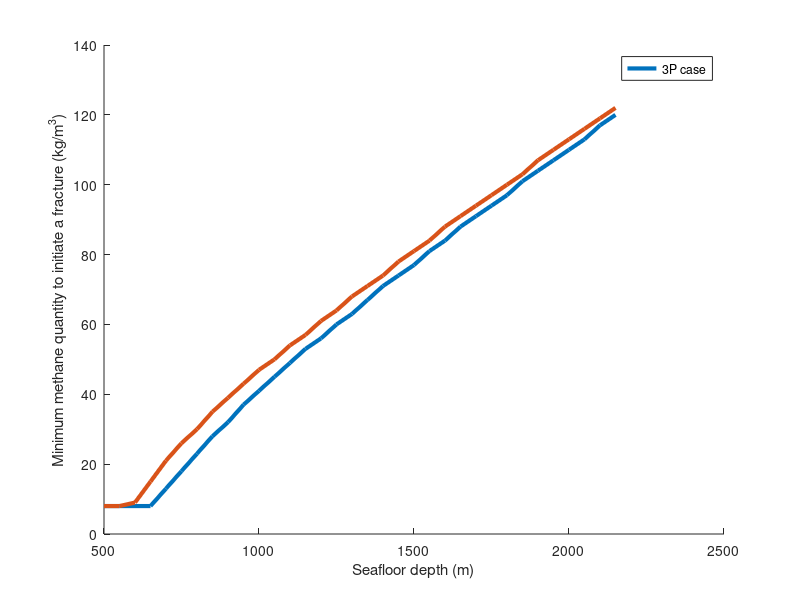
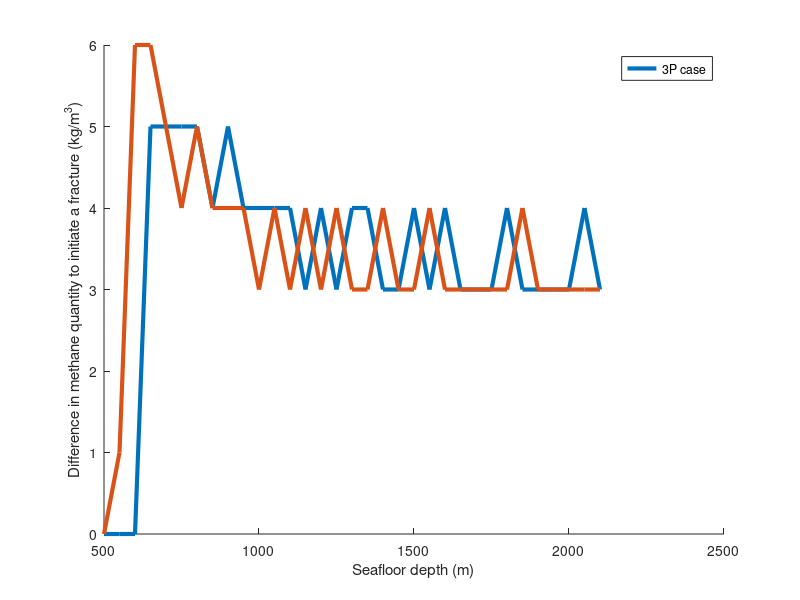

MATLAB code to generate these figures, in order:
clc
close all
clear variables

load('180202 simulation results.mat')
figure
hold on
plot(seafloorDepthArray, minQuantityToFracture2PList, 'linewidth', 3)
plot(seafloorDepthArray, minQuantityToFracture3PList, 'linewidth', 3)
xlabel('Seafloor depth (m)')
ylabel('Minimum methane quantity to initiate a fracture (kg/m^3)')
legend('2P case')
legend('3P case')

figure
hold on
plot(seafloorDepthArray(1:end - 1), minQuantityToFracture2PList(2:end) - minQuantityToFracture2PList(1:end - 1), 'linewidth', 3)
plot(seafloorDepthArray(1:end - 1), minQuantityToFracture3PList(2:end) - minQuantityToFracture3PList(1:end - 1), 'linewidth', 3)
xlabel('Seafloor depth (m)')
ylabel('Difference in methane quantity to initiate a fracture (kg/m^3)')
legend('2P case')
legend('3P case')


% initialMethaneQuantity = 7;
% % initialMethaneQuantity = 122; % max methane quantity to still fracture
% 
% seafloorDepthArray = (500:50:2150)';
% % seafloorDepthArray = (2100:10:2200)';
% 
% %%% max seafloor depth for current parameters is 2150
% tic
% [minQuantityToFracture3PList, minQuantityToFracture2PList, errorList] = ...
%     DCTheoreticalFormation.RunMethaneQuantityFractureRoutine(seafloorDepthArray, initialMethaneQuantity);
% toc


% obj = DCTheoreticalFormation(2150, 0.4);
% [exportTable, transitionZoneProperties] = obj.RunSolubilitySaturationRoutine(122);
% exportTable = obj.RunRockAndRatioRoutine(exportTable);
% obj.GenerateResultPlots(exportTable, transitionZoneProperties);








% ch4Quantity = 115; % near max for KB
% ch4Quantity = 55; % near max for HR
% ch4Quantity = 120; % near max for BR
% ch4Quantity = 40;

% obj = DCHydrateRidge();
% obj = DCBlakeRidge();
% obj = DCKumanoBasin();

% [exportTable, transitionZoneProperties] = obj.RunSolubilitySaturationRoutine(ch4Quantity);
% exportTable = obj.RunRockAndRatioRoutine(exportTable);

% obj.GenerateResultPlots(exportTable, transitionZoneProperties);


%%% Plot results
% obj.PlotMICP();
% obj.PlotCumPSD();
% obj.PlotPSD('linear');
% obj.PlotPSD('log');
% obj.CalcPoreVolumeDistribution();


%%% Utility calls
% % Only run this static method when you need to update the way
% % the MICP is saved in MATLAB
% DCKumanoBasin.ExtractMICP();






% %%% Seismic analysis for Blake Ridge
% obj = DCSeismicAnalysisBR();
% 
% test = 1;
% 
% switch test
%     case 1
%         [ WaveParameterSensitivity , ~ , WaveBaseParameterSensitivity , dataBase , ~ ] = obj.RunSeismicAnalysisRoutine('ParameterSensitivity');
% 
%         obj.PlotParameterSensitivity(WaveParameterSensitivity, WaveBaseParameterSensitivity)
%         obj.PlotPhaseSaturations()
%         obj.PlotBackgroundProperties(dataBase)
%         obj.PlotThicknessVsQuantity(WaveParameterSensitivity)
% %         obj.PlotPeakAmplitudeRatio(WaveParameterSensitivity)
%         
%     case 2
%         obj.Dickens = obj.LoadDickensBlakeRidge();
%         [ WaveOriginalResolution , data , WaveBaseOriginalResolution , ~ , WaveDickens ] = obj.RunSeismicAnalysisRoutine('OriginalResolution');
%         
%         obj.PlotSeismogramOriginalResolution(WaveOriginalResolution)
%         obj.PlotVelocityStructureOriginalResolution(WaveBaseOriginalResolution, WaveOriginalResolution)
% %         obj.PlotPeakAmplitudeRatio(WaveOriginalResolution)
%         obj.PlotDickensSeismogram(WaveOriginalResolution, WaveDickens)
%         
% end

